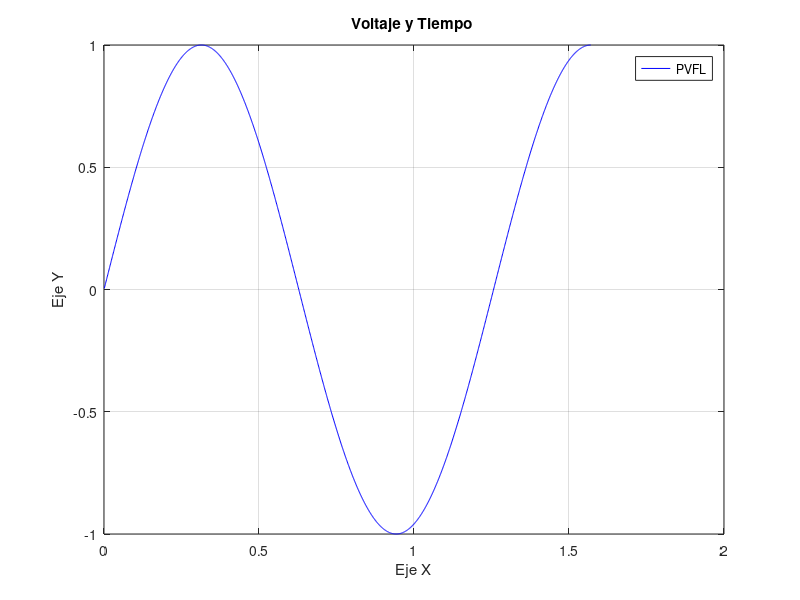

Write the MATLAB code that produced this figure.
datos3=load('shotingmethodnolinealD1.dat');

% Extraer columnas
abscisa1=datos3(:,1);
ordenada31=datos3(:,2);

plot(abscisa1,ordenada31,'b')
hold on;
xlabel('Eje X');
ylabel('Eje Y');
title('Voltaje y Tiempo ');
grid on;

legend('PVFL');

% Opcional: Guardar la gráfica
print -dpng grafica.png;